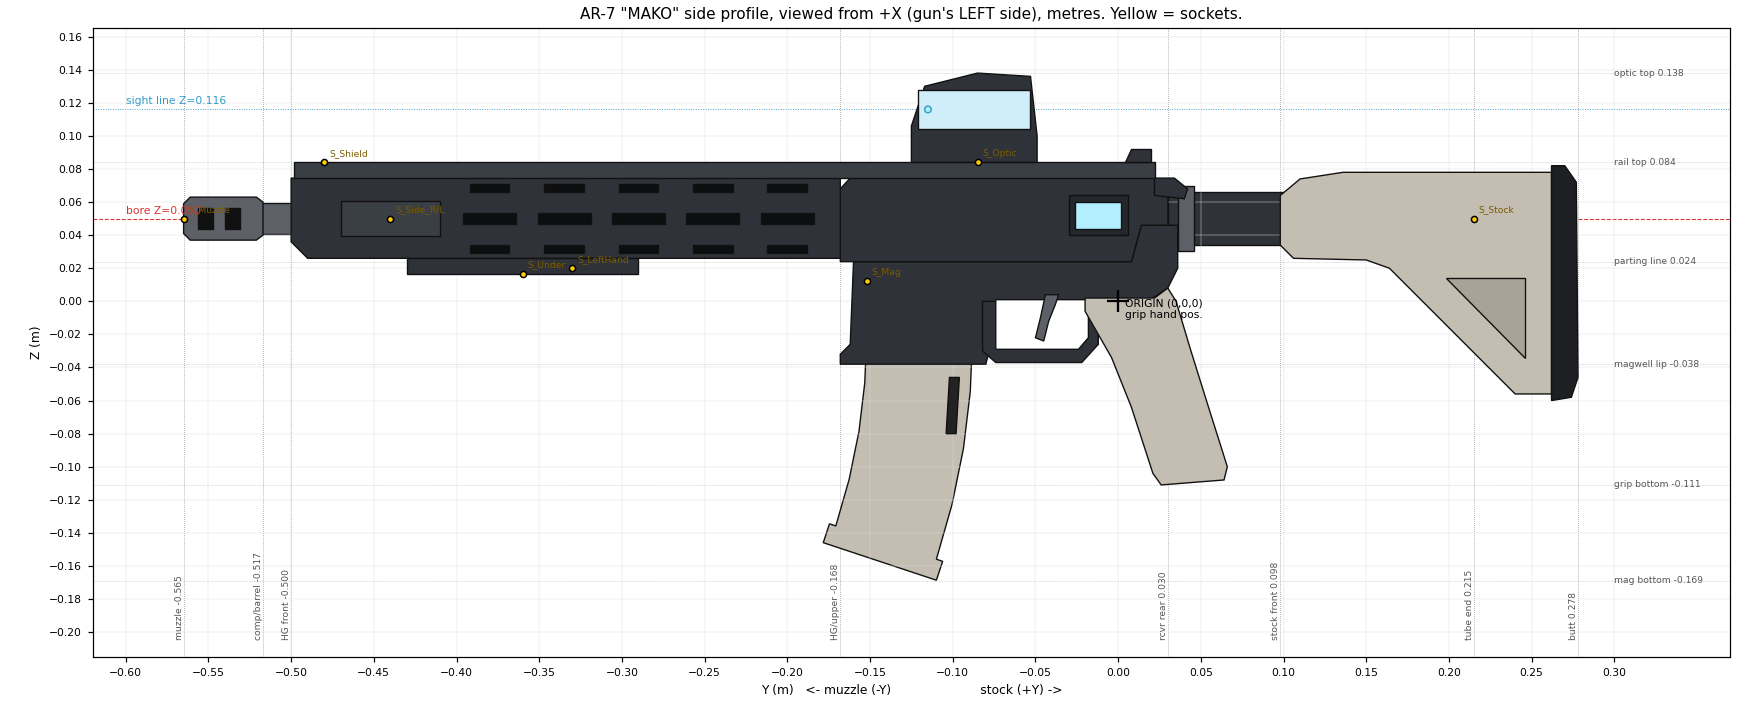

Generate this figure with Python:
"""AR-7 MAKO - side-profile coordinate sketch (authoritative numbers for BRIEF.md).

Plots the side (Y,Z) profiles of every major part in metres, using the style-guide axes:
origin (0,0,0) = pistol-grip hand position, muzzle toward -Y, bore along Y at Z = BORE_Z.
The plot is drawn with -Y on the LEFT (muzzle left), i.e. the view from +X = the gun's LEFT side,
which is the same view as the concept images and blender_common's "right" render view.

Run:  python profile_sketch.py [--overlay concept.png]   -> writes profile_sketch.png (and _overlay.png)
"""
import math
import os
import sys

try:  # plotting only; the point lists below import fine without matplotlib (e.g. inside Blender)
    import matplotlib
    matplotlib.use("Agg")
    import matplotlib.pyplot as plt
    from matplotlib.patches import Circle, Polygon
except ImportError:
    plt = None

HERE = os.path.dirname(os.path.abspath(__file__))

# ----------------------------------------------------------------------------- key constants (metres)
BORE_Z = 0.050          # bore axis height above the grip origin
RAIL_BASE = 0.0745      # top of upper / handguard bodies = rail base
RAIL_TOP = 0.084        # top of the continuous Picatinny rail (0.0095 tall, 0.021 wide)
MUZZLE_Y = -0.565       # front face of compensator
BUTT_Y = 0.278          # rear face of butt pad

# ----------------------------------------------------------------------------- part profiles (y, z)
# upper: rear-bottom corner is stepped up to z 0.046 where the lower's buffer tower rises behind the grip
UPPER = [(-0.168, 0.024), (-0.168, 0.068), (-0.162, RAIL_BASE), (0.022, RAIL_BASE), (0.030, 0.066),
         (0.030, 0.046), (0.014, 0.046), (0.008, 0.024)]
HANDGUARD = [(-0.168, 0.026), (-0.490, 0.026), (-0.500, 0.036), (-0.500, RAIL_BASE), (-0.168, RAIL_BASE)]
RAIL = [(-0.498, RAIL_BASE), (-0.498, RAIL_TOP), (0.022, RAIL_TOP), (0.022, RAIL_BASE)]
# lower: front sits 0.008 behind the upper's front (AR step), magwell flares at the lip, buffer tower at rear
LOWER = [(-0.160, 0.024), (-0.162, -0.026), (-0.168, -0.032), (-0.168, -0.038), (-0.080, -0.038),
         (-0.078, -0.030), (-0.080, -0.006), (-0.072, 0.000), (0.018, 0.000), (0.030, 0.008),
         (0.036, 0.020), (0.036, 0.046), (0.014, 0.046), (0.008, 0.024)]
TRIGGER_GUARD = [(-0.082, 0.000), (-0.082, -0.030), (-0.074, -0.037), (-0.022, -0.037), (-0.012, -0.026),
                 (-0.012, 0.000)]
TRIGGER_GUARD_HOLE = [(-0.074, 0.001), (-0.074, -0.029), (-0.024, -0.029), (-0.018, -0.022),
                      (-0.018, 0.001)]
TRIGGER = [(-0.036, 0.004), (-0.044, 0.004), (-0.047, -0.010), (-0.050, -0.022), (-0.045, -0.024),
           (-0.042, -0.012), (-0.038, -0.002)]
GRIP = [(-0.020, 0.002), (0.022, 0.002), (0.030, 0.008), (0.035, 0.000), (0.044, -0.030), (0.054, -0.062),
        (0.066, -0.100), (0.064, -0.108), (0.026, -0.111), (0.021, -0.104), (0.008, -0.064),
        (-0.004, -0.034), (-0.020, -0.006)]
# magazine: straight to z=-0.020, then forward arc about centre (-0.520,-0.020): radius 0.368 front edge,
# 0.432 rear edge, sweeping 0.32 rad (18.3 deg) -> floorplate tilted 18 deg, rear corner lowest.
MAG = [(-0.152, 0.012), (-0.152, -0.020), (-0.1532, -0.0494), (-0.1567, -0.0786), (-0.1626, -0.1075),
       (-0.1707, -0.1358), (-0.1745, -0.1345), (-0.1783, -0.1459), (-0.1099, -0.1686), (-0.1061, -0.1572),
       (-0.1099, -0.1559), (-0.1004, -0.1227), (-0.0935, -0.0888), (-0.0894, -0.0545), (-0.088, -0.020),
       (-0.088, 0.012)]
MAG_WINDOW = [(-0.102, -0.046), (-0.096, -0.046), (-0.098, -0.080), (-0.104, -0.080)]
BUFFER_TUBE = [(0.030, BORE_Z - 0.016), (0.030, BORE_Z + 0.016), (0.215, BORE_Z + 0.016),
               (0.215, BORE_Z - 0.016)]
CASTLE_NUT = [(0.036, BORE_Z - 0.0195), (0.036, BORE_Z + 0.0195), (0.046, BORE_Z + 0.0195),
              (0.046, BORE_Z - 0.0195)]
STOCK = [(0.098, 0.034), (0.098, 0.064), (0.110, 0.074), (0.136, 0.078), (0.262, 0.078), (0.262, -0.056),
         (0.240, -0.056), (0.164, 0.020), (0.150, 0.025), (0.106, 0.026)]
STOCK_PANEL = [(0.198, 0.014), (0.246, 0.014), (0.246, -0.034)]    # 0.003 RECESS each side (not a through-cut)
BUTT_PAD = [(0.262, 0.082), (0.270, 0.082), (0.277, 0.072), (BUTT_Y, -0.046), (0.274, -0.058),
            (0.262, -0.060)]
BARREL = [(-0.520, BORE_Z - 0.0095), (-0.520, BORE_Z + 0.0095), (-0.500, BORE_Z + 0.0095),
          (-0.500, BORE_Z - 0.0095)]
COMP = [(MUZZLE_Y, BORE_Z - 0.009), (MUZZLE_Y, BORE_Z + 0.009), (-0.561, BORE_Z + 0.013),
        (-0.521, BORE_Z + 0.013), (-0.517, BORE_Z + 0.010), (-0.517, BORE_Z - 0.010),
        (-0.521, BORE_Z - 0.013), (-0.561, BORE_Z - 0.013)]
COMP_PORTS = [(-0.556, -0.547), (-0.540, -0.531)]          # y ranges of the 2 side ports, z = bore +-0.0065
CHARGING_HANDLE = [(0.022, 0.064), (0.022, RAIL_BASE), (0.034, RAIL_BASE), (0.042, 0.068), (0.040, 0.062)]
OPTIC_Y = -0.085                                            # optic clamp centre (socket) on rail top
OPTIC = [(OPTIC_Y - 0.040, RAIL_TOP), (OPTIC_Y + 0.036, RAIL_TOP), (OPTIC_Y + 0.036, RAIL_TOP + 0.016),
         (OPTIC_Y + 0.032, RAIL_TOP + 0.052), (OPTIC_Y + 0.000, RAIL_TOP + 0.054),
         (OPTIC_Y - 0.032, RAIL_TOP + 0.046), (OPTIC_Y - 0.040, RAIL_TOP + 0.022)]
OPTIC_WINDOW = [(OPTIC_Y - 0.036, RAIL_TOP + 0.020), (OPTIC_Y + 0.032, RAIL_TOP + 0.020),
                (OPTIC_Y + 0.032, RAIL_TOP + 0.044), (OPTIC_Y - 0.036, RAIL_TOP + 0.044)]
SIGHT_Z = RAIL_TOP + 0.032                                  # 0.116, 0.066 above bore
AMMO_BEZEL = [(-0.030, 0.040), (0.006, 0.040), (0.006, 0.064), (-0.030, 0.064)]
AMMO_SCREEN = [(-0.026, 0.044), (0.002, 0.044), (0.002, 0.060), (-0.026, 0.060)]
REAR_SIGHT = [(0.004, RAIL_TOP), (0.020, RAIL_TOP), (0.020, RAIL_TOP + 0.008), (0.008, RAIL_TOP + 0.008)]
BOTTOM_RAIL = [(-0.430, 0.026), (-0.430, 0.0165), (-0.290, 0.0165), (-0.290, 0.026)]
SIDE_RAIL = [(-0.470, BORE_Z - 0.0105), (-0.410, BORE_Z - 0.0105), (-0.410, BORE_Z + 0.0105),
             (-0.470, BORE_Z + 0.0105)]
SLOT_Y = [-0.200, -0.245, -0.290, -0.335, -0.380]          # M-LOK slot centres (0.032 x 0.007, side faces)

SOCKETS = {
    "Optic": (0, OPTIC_Y, RAIL_TOP), "Stock": (0, 0.215, BORE_Z), "Mag": (0, -0.152, 0.012),
    "Under": (0, -0.360, 0.0165), "Side_R/L": (0.0315, -0.440, BORE_Z), "Shield": (0, -0.480, RAIL_TOP),
    "Muzzle": (0, MUZZLE_Y, BORE_Z), "LeftHand": (0, -0.330, 0.020),
}

GRAPHITE = "#2f3238"
GUNMETAL = "#5d6066"
BONE = "#c4bdb1"
ICE = "#b3eeff"
RUBBER = "#1d1f23"


def poly(ax, pts, fc, ec="#111", lw=1.0, alpha=1.0, z=1, hatch=None):
    ax.add_patch(Polygon(pts, closed=True, fc=fc, ec=ec, lw=lw, alpha=alpha, zorder=z, hatch=hatch))


def draw(ax, alpha=1.0, outline_only=False):
    def P(pts, fc, z, **kw):
        poly(ax, pts, "none" if outline_only else fc, ec=("#ff2a6d" if outline_only else "#111"),
             lw=(1.4 if outline_only else 0.9), alpha=alpha, z=z, **kw)
    P(BUFFER_TUBE, GRAPHITE, 1)
    P(CASTLE_NUT, GUNMETAL, 2)
    P(STOCK, BONE, 3)
    P(STOCK_PANEL, "#a9a296", 4)
    P(BUTT_PAD, RUBBER, 3)
    P(BARREL, GUNMETAL, 1)
    P(COMP, GUNMETAL, 2)
    for y0, y1 in COMP_PORTS:
        P([(y0, BORE_Z - 0.0065), (y1, BORE_Z - 0.0065), (y1, BORE_Z + 0.0065), (y0, BORE_Z + 0.0065)], "#111", 3)
    P(MAG, BONE, 1)
    P(MAG_WINDOW, "#222", 2)
    P(LOWER, GRAPHITE, 2)
    P(TRIGGER_GUARD, GRAPHITE, 2)
    if not outline_only:
        P(TRIGGER_GUARD_HOLE, "white", 3)
    P(TRIGGER, GUNMETAL, 4)
    P(GRIP, BONE, 3)
    P(UPPER, GRAPHITE, 3)
    P(HANDGUARD, GRAPHITE, 3)
    P(BOTTOM_RAIL, GRAPHITE, 2)
    P(SIDE_RAIL, "#3a3e45", 4)
    for yc in SLOT_Y:
        P([(yc - 0.016, BORE_Z - 0.0035), (yc + 0.016, BORE_Z - 0.0035), (yc + 0.016, BORE_Z + 0.0035),
           (yc - 0.016, BORE_Z + 0.0035)], "#0d0e10", 4)
        for dz in (0.0185, -0.0185):
            P([(yc - 0.012, BORE_Z + dz - 0.0025), (yc + 0.012, BORE_Z + dz - 0.0025),
               (yc + 0.012, BORE_Z + dz + 0.0025), (yc - 0.012, BORE_Z + dz + 0.0025)], "#0d0e10", 4)
    P(RAIL, "#3a3e45", 4)
    P(CHARGING_HANDLE, GRAPHITE, 4)
    P(REAR_SIGHT, GRAPHITE, 4)
    P(OPTIC, GRAPHITE, 5)
    if not outline_only:
        P(OPTIC_WINDOW, "#cfeefa", 6)
        ax.add_patch(Circle((OPTIC_Y - 0.030, SIGHT_Z), 0.002, fc=ICE, ec="#3aa0c8", zorder=7))
    P(AMMO_BEZEL, "#24272c", 5)
    P(AMMO_SCREEN, ICE, 6)


def annotate(ax):
    ax.axhline(BORE_Z, color="#d33", lw=0.7, ls="--", zorder=0)
    ax.text(-0.60, BORE_Z + 0.003, "bore Z=0.050", color="#d33", fontsize=7)
    ax.axhline(SIGHT_Z, color="#39c", lw=0.6, ls=":", zorder=0)
    ax.text(-0.60, SIGHT_Z + 0.003, "sight line Z=0.116", color="#39c", fontsize=7)
    ax.plot([0], [0], "k+", ms=14, mew=1.5, zorder=20)
    ax.text(0.004, -0.010, "ORIGIN (0,0,0)\ngrip hand pos.", fontsize=7, zorder=20)
    for name, (x, y, z) in SOCKETS.items():
        ax.plot([y], [z], marker="o", ms=4, mfc="#ffcc00", mec="k", zorder=21)
        ax.text(y + 0.003, z + 0.004, "S_" + name, fontsize=6, color="#7a5c00", zorder=21)
    stations = [(MUZZLE_Y, "muzzle -0.565"), (-0.517, "comp/barrel -0.517"), (-0.500, "HG front -0.500"),
                (-0.168, "HG/upper -0.168"), (0.030, "rcvr rear 0.030"), (0.098, "stock front 0.098"),
                (0.215, "tube end 0.215"), (BUTT_Y, "butt 0.278")]
    for y, lab in stations:
        ax.axvline(y, color="#888", lw=0.5, ls=":", zorder=0)
        ax.text(y, -0.205, lab, rotation=90, fontsize=6, va="bottom", ha="right", color="#555")
    for z, lab in [(RAIL_TOP, "rail top 0.084"), (0.024, "parting line 0.024"), (-0.038, "magwell lip -0.038"),
                   (-0.169, "mag bottom -0.169"), (0.138, "optic top 0.138"), (-0.111, "grip bottom -0.111")]:
        ax.axhline(z, color="#aaa", lw=0.4, ls=":", zorder=0)
        ax.text(0.30, z, lab, fontsize=6, va="center", color="#555")


def main():
    fig, ax = plt.subplots(figsize=(16, 6.4), dpi=110)
    draw(ax)
    annotate(ax)
    ax.set_xlim(-0.62, 0.37)
    ax.set_ylim(-0.215, 0.165)
    ax.set_aspect("equal")
    ax.set_xticks([x / 100 for x in range(-60, 31, 5)])
    ax.set_yticks([z / 100 for z in range(-20, 17, 2)])
    ax.tick_params(labelsize=7)
    ax.grid(True, lw=0.3, color="#ddd")
    ax.set_xlabel("Y (m)   <- muzzle (-Y)                       stock (+Y) ->", fontsize=8)
    ax.set_ylabel("Z (m)", fontsize=8)
    ax.set_title('AR-7 "MAKO" side profile, viewed from +X (gun\'s LEFT side), metres. Yellow = sockets.',
                 fontsize=10)
    out = os.path.join(HERE, "profile_sketch.png")
    fig.tight_layout()
    fig.savefig(out)
    print("wrote", out)

    if "--overlay" in sys.argv:
        # overlay the profile outline on a concept image, scaled by the user-given pixel extents
        # args: --overlay img.png x_muzzle_px x_butt_px y_bore_px
        i = sys.argv.index("--overlay")
        img_path = sys.argv[i + 1]
        xm, xb, yb = (float(v) for v in sys.argv[i + 2:i + 5])
        img = plt.imread(img_path)
        h, w = img.shape[:2]
        s = (xb - xm) / (BUTT_Y - MUZZLE_Y)                     # px per metre
        # image extent in metres so that muzzle/butt/bore line up
        left = MUZZLE_Y - xm / s
        right = left + w / s
        top = BORE_Z + yb / s
        bottom = top - h / s
        fig2, ax2 = plt.subplots(figsize=(16, 16 * h / w), dpi=110)
        ax2.imshow(img, extent=(left, right, bottom, top), zorder=0)
        draw(ax2, alpha=0.95, outline_only=True)
        ax2.plot([0], [0], "+", color="#ff2a6d", ms=14, mew=1.5, zorder=20)
        ax2.set_xlim(left, right)
        ax2.set_ylim(bottom, top)
        ax2.set_aspect("equal")
        ax2.axis("off")
        out2 = os.path.join(HERE, "profile_overlay.png")
        fig2.tight_layout(pad=0)
        fig2.savefig(out2)
        print("wrote", out2)


if __name__ == "__main__":
    main()
